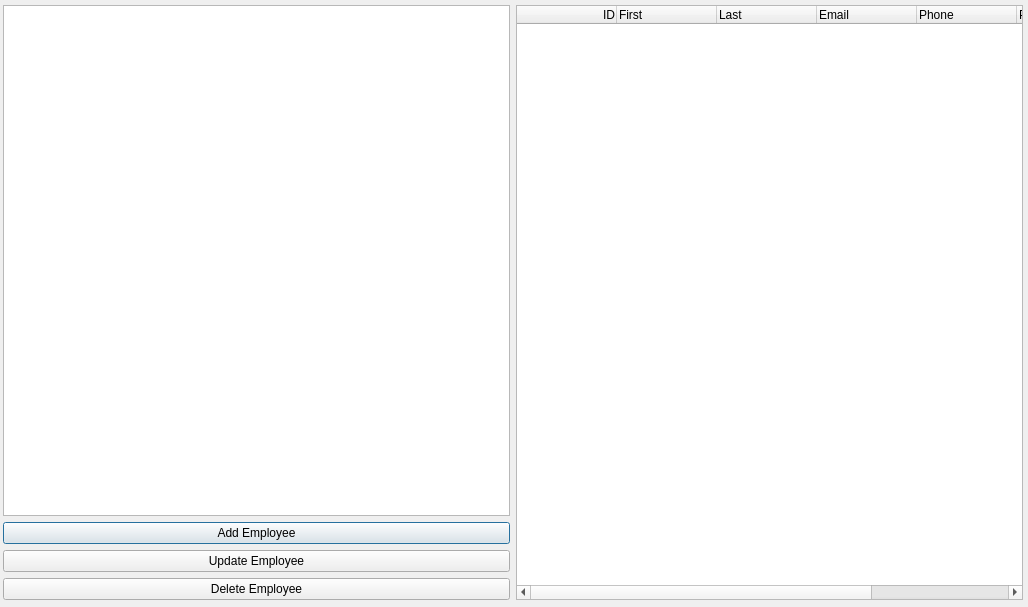
<?xml version="1.0" encoding="UTF-8"?>
<ui version="4.0">
 <class>dlgSql</class>
 <widget class="QDialog" name="dlgSql">
  <property name="geometry">
   <rect>
    <x>0</x>
    <y>0</y>
    <width>1028</width>
    <height>607</height>
   </rect>
  </property>
  <property name="windowTitle">
   <string>Employee Database</string>
  </property>
  <widget class="QWidget" name="">
   <property name="geometry">
    <rect>
     <x>3</x>
     <y>5</y>
     <width>1020</width>
     <height>595</height>
    </rect>
   </property>
   <layout class="QHBoxLayout" name="lyMain">
    <item>
     <layout class="QVBoxLayout" name="lyLeft">
      <item>
       <widget class="QListWidget" name="lstEmployee"/>
      </item>
      <item>
       <widget class="QPushButton" name="btnAdd">
        <property name="text">
         <string>Add Employee</string>
        </property>
       </widget>
      </item>
      <item>
       <widget class="QPushButton" name="btnUpdate">
        <property name="text">
         <string>Update Employee</string>
        </property>
       </widget>
      </item>
      <item>
       <widget class="QPushButton" name="btnDelete">
        <property name="text">
         <string>Delete Employee</string>
        </property>
       </widget>
      </item>
     </layout>
    </item>
    <item>
     <widget class="QTableWidget" name="tblEmployees">
      <column>
       <property name="text">
        <string>ID</string>
       </property>
       <property name="textAlignment">
        <set>AlignTrailing|AlignVCenter</set>
       </property>
      </column>
      <column>
       <property name="text">
        <string>First</string>
       </property>
       <property name="textAlignment">
        <set>AlignLeading|AlignVCenter</set>
       </property>
      </column>
      <column>
       <property name="text">
        <string>Last</string>
       </property>
       <property name="textAlignment">
        <set>AlignLeading|AlignVCenter</set>
       </property>
      </column>
      <column>
       <property name="text">
        <string>Email</string>
       </property>
       <property name="textAlignment">
        <set>AlignJustify|AlignVCenter</set>
       </property>
      </column>
      <column>
       <property name="text">
        <string>Phone</string>
       </property>
       <property name="textAlignment">
        <set>AlignJustify|AlignVCenter</set>
       </property>
      </column>
      <column>
       <property name="text">
        <string>Position</string>
       </property>
       <property name="textAlignment">
        <set>AlignJustify|AlignVCenter</set>
       </property>
      </column>
      <column>
       <property name="text">
        <string>Supervisor</string>
       </property>
       <property name="textAlignment">
        <set>AlignJustify|AlignVCenter</set>
       </property>
      </column>
     </widget>
    </item>
   </layout>
  </widget>
 </widget>
 <resources/>
 <connections/>
</ui>
